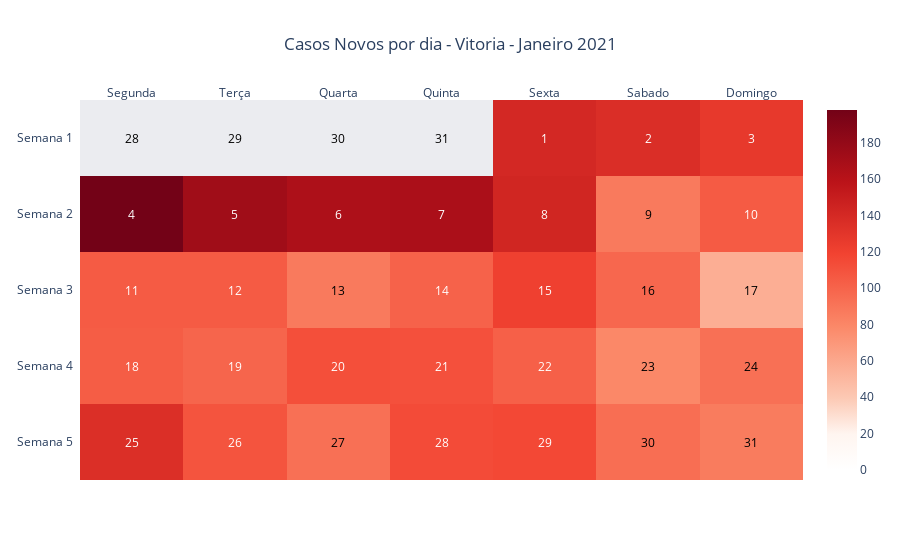

Notebook cell for this chart:
### Code cell
# --------- CALENDAR HEATMAP PLOT ---------

#plot do heatmap estilo calendario (com a quantidade de casos por dia)

import plotly.figure_factory as ff

z = final_casos[::-1]

x = ['Segunda', 'Terça', 'Quarta', 'Quinta', 'Sexta', 'Sabado', 'Domingo']
y = y_label[::-1]

z_text = final_dias[::-1]

fig1 = ff.create_annotated_heatmap(z,
                                    x=x,
                                    y=y,
                                    annotation_text=z_text,
                                    colorscale=[[0.0, 'rgb(235, 236, 240)'], #troquei as cors das linhas 1 e 2
                                                [0.00001, 'rgb(255,255,255)'],
                                                [0.1, 'rgb(255,245,240)'],
                                                [0.2, 'rgb(252,201,180)'],
                                                [0.4, 'rgb(251,136,104)'],
                                                [0.6, 'rgb(242,67,49)'],
                                                [0.8, 'rgb(187,19,25)'],
                                                [1.0, 'rgb(115,2,23)']],
                                    showscale=True)

#titulo plot
meses = ['Janeiro', 'Feveireiro', 'Março', 'Abril', 'Maio', 'Junho', 'Julho', 'Agosto', 'Setembro', 'Outubro', 'Novembro', 'Dezembro']
mes_plot = meses[mes_analise - 1]
if tipo == 'NOVOS CASOS':
    fig1.update_layout(title_text= 'Casos Novos por dia - ' +
                        cidade.title() + ' - ' +
                        mes_plot + ' ' +
                        str(ano_analise), title_x=0.5)
else:
    fig1.update_layout(title_text= 'Casos Acumulados - ' +
                        cidade.title() + ' - ' +
                        mes_plot + ' ' +
                        str(ano_analise), title_x=0.5)

fig1.show()

### Figure 1 — Plotly figure (JSON) as saved in the notebook; plotly's stock layout.template omitted (floating-point values rounded to 4 significant figures)
{"data": [{"colorscale": [[0, "rgb(235, 236, 240)"], [1e-05, "rgb(255,255,255)"], [0.1, "rgb(255,245,240)"], [0.2, "rgb(252,201,180)"], [0.4, "rgb(251,136,104)"], [0.6, "rgb(242,67,49)"], [0.8, "rgb(187,19,25)"], [1, "rgb(115,2,23)"]], "reversescale": false, "showscale": true, "type": "heatmap", "x": ["Segunda", "Terça", "Quarta", "Quinta", "Sexta", "Sabado", "Domingo"], "y": ["Semana 5", "Semana 4", "Semana 3", "Semana 2", "Semana 1"], "z": [[135, 109, 93, 114, 116, 94, 86], [104, 99, 112, 111, 102, 79, 93], [105, 105, 87, 101, 121, 98, 56], [198, 173, 166, 167, 143, 87, 105], [-0.198, -0.198, -0.198, -0.198, 141, 136, 127]]}], "layout": {"annotations": [{"font": {"color": "#FFFFFF"}, "showarrow": false, "text": "25", "x": "Segunda", "xref": "x", "y": "Semana 5", "yref": "y"}, {"font": {"color": "#FFFFFF"}, "showarrow": false, "text": "26", "x": "Terça", "xref": "x", "y": "Semana 5", "yref": "y"}, {"font": {"color": "#000000"}, "showarrow": false, "text": "27", "x": "Quarta", "xref": "x", "y": "Semana 5", "yref": "y"}, {"font": {"color": "#FFFFFF"}, "showarrow": false, "text": "28", "x": "Quinta", "xref": "x", "y": "Semana 5", "yref": "y"}, {"font": {"color": "#FFFFFF"}, "showarrow": false, "text": "29", "x": "Sexta", "xref": "x", "y": "Semana 5", "yref": "y"}, {"font": {"color": "#000000"}, "showarrow": false, "text": "30", "x": "Sabado", "xref": "x", "y": "Semana 5", "yref": "y"}, {"font": {"color": "#000000"}, "showarrow": false, "text": "31", "x": "Domingo", "xref": "x", "y": "Semana 5", "yref": "y"}, {"font": {"color": "#FFFFFF"}, "showarrow": false, "text": "18", "x": "Segunda", "xref": "x", "y": "Semana 4", "yref": "y"}, {"font": {"color": "#FFFFFF"}, "showarrow": false, "text": "19", "x": "Terça", "xref": "x", "y": "Semana 4", "yref": "y"}, {"font": {"color": "#FFFFFF"}, "showarrow": false, "text": "20", "x": "Quarta", "xref": "x", "y": "Semana 4", "yref": "y"}, {"font": {"color": "#FFFFFF"}, "showarrow": false, "text": "21", "x": "Quinta", "xref": "x", "y": "Semana 4", "yref": "y"}, {"font": {"color": "#FFFFFF"}, "showarrow": false, "text": "22", "x": "Sexta", "xref": "x", "y": "Semana 4", "yref": "y"}, {"font": {"color": "#000000"}, "showarrow": false, "text": "23", "x": "Sabado", "xref": "x", "y": "Semana 4", "yref": "y"}, {"font": {"color": "#000000"}, "showarrow": false, "text": "24", "x": "Domingo", "xref": "x", "y": "Semana 4", "yref": "y"}, {"font": {"color": "#FFFFFF"}, "showarrow": false, "text": "11", "x": "Segunda", "xref": "x", "y": "Semana 3", "yref": "y"}, {"font": {"color": "#FFFFFF"}, "showarrow": false, "text": "12", "x": "Terça", "xref": "x", "y": "Semana 3", "yref": "y"}, {"font": {"color": "#000000"}, "showarrow": false, "text": "13", "x": "Quarta", "xref": "x", "y": "Semana 3", "yref": "y"}, {"font": {"color": "#FFFFFF"}, "showarrow": false, "text": "14", "x": "Quinta", "xref": "x", "y": "Semana 3", "yref": "y"}, {"font": {"color": "#FFFFFF"}, "showarrow": false, "text": "15", "x": "Sexta", "xref": "x", "y": "Semana 3", "yref": "y"}, {"font": {"color": "#000000"}, "showarrow": false, "text": "16", "x": "Sabado", "xref": "x", "y": "Semana 3", "yref": "y"}, {"font": {"color": "#000000"}, "showarrow": false, "text": "17", "x": "Domingo", "xref": "x", "y": "Semana 3", "yref": "y"}, {"font": {"color": "#FFFFFF"}, "showarrow": false, "text": "4", "x": "Segunda", "xref": "x", "y": "Semana 2", "yref": "y"}, {"font": {"color": "#FFFFFF"}, "showarrow": false, "text": "5", "x": "Terça", "xref": "x", "y": "Semana 2", "yref": "y"}, {"font": {"color": "#FFFFFF"}, "showarrow": false, "text": "6", "x": "Quarta", "xref": "x", "y": "Semana 2", "yref": "y"}, {"font": {"color": "#FFFFFF"}, "showarrow": false, "text": "7", "x": "Quinta", "xref": "x", "y": "Semana 2", "yref": "y"}, {"font": {"color": "#FFFFFF"}, "showarrow": false, "text": "8", "x": "Sexta", "xref": "x", "y": "Semana 2", "yref": "y"}, {"font": {"color": "#000000"}, "showarrow": false, "text": "9", "x": "Sabado", "xref": "x", "y": "Semana 2", "yref": "y"}, {"font": {"color": "#FFFFFF"}, "showarrow": false, "text": "10", "x": "Domingo", "xref": "x", "y": "Semana 2", "yref": "y"}, {"font": {"color": "#000000"}, "showarrow": false, "text": "28", "x": "Segunda", "xref": "x", "y": "Semana 1", "yref": "y"}, {"font": {"color": "#000000"}, "showarrow": false, "text": "29", "x": "Terça", "xref": "x", "y": "Semana 1", "yref": "y"}, {"font": {"color": "#000000"}, "showarrow": false, "text": "30", "x": "Quarta", "xref": "x", "y": "Semana 1", "yref": "y"}, {"font": {"color": "#000000"}, "showarrow": false, "text": "31", "x": "Quinta", "xref": "x", "y": "Semana 1", "yref": "y"}, {"font": {"color": "#FFFFFF"}, "showarrow": false, "text": "1", "x": "Sexta", "xref": "x", "y": "Semana 1", "yref": "y"}, {"font": {"color": "#FFFFFF"}, "showarrow": false, "text": "2", "x": "Sabado", "xref": "x", "y": "Semana 1", "yref": "y"}, {"font": {"color": "#FFFFFF"}, "showarrow": false, "text": "3", "x": "Domingo", "xref": "x", "y": "Semana 1", "yref": "y"}], "title": {"text": "Casos Novos por dia - Vitoria - Janeiro 2021", "x": 0.5}, "xaxis": {"dtick": 1, "gridcolor": "rgb(0, 0, 0)", "side": "top", "ticks": ""}, "yaxis": {"dtick": 1, "ticks": "", "ticksuffix": "  "}}}
